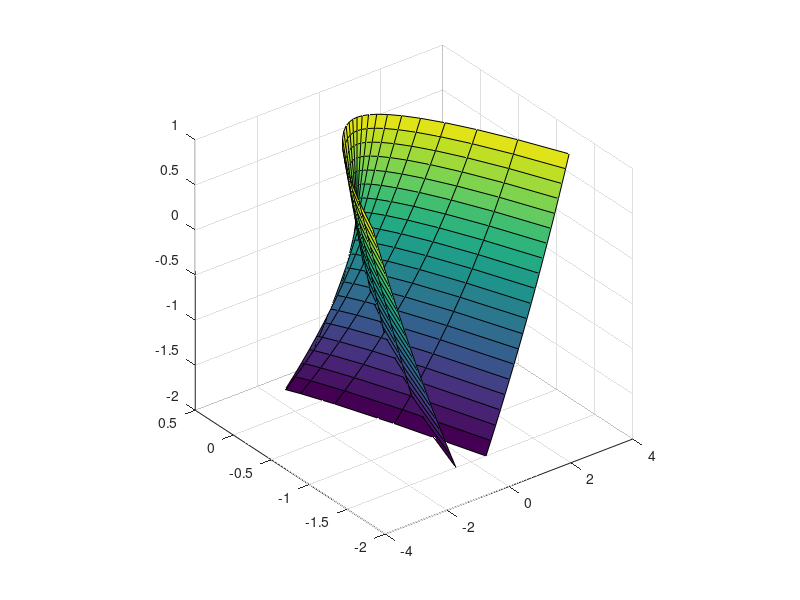

Source code (MATLAB): (Note: this script raises an error after producing the figure.)
y0=-1.5; % ymin
z0=-2; % zmin
z1=1;  % zmax
n=20;  % grid size - 1 

z=z0+(0:n)*(z1-z0)/n;               % range of z's
t=sqrt((sqrt(z.^2-12*y0)-z)/6);     % t to give correct y0
z=z'*ones(1,n+1);                   % array of z's
t=t'*(-1+(0:n)*2/n);                % array of t's
x=-4*t.^3-2*z.*t;
y=x.*t+z.*t.^2+t.^4;
h=surf(x,y,z);
axis('square');rotate(h,[0 90],180);rotate(h,[0 0],90);
axis([-4 4 -2 2 -2 2]); rotate(h,[0 90],30);
